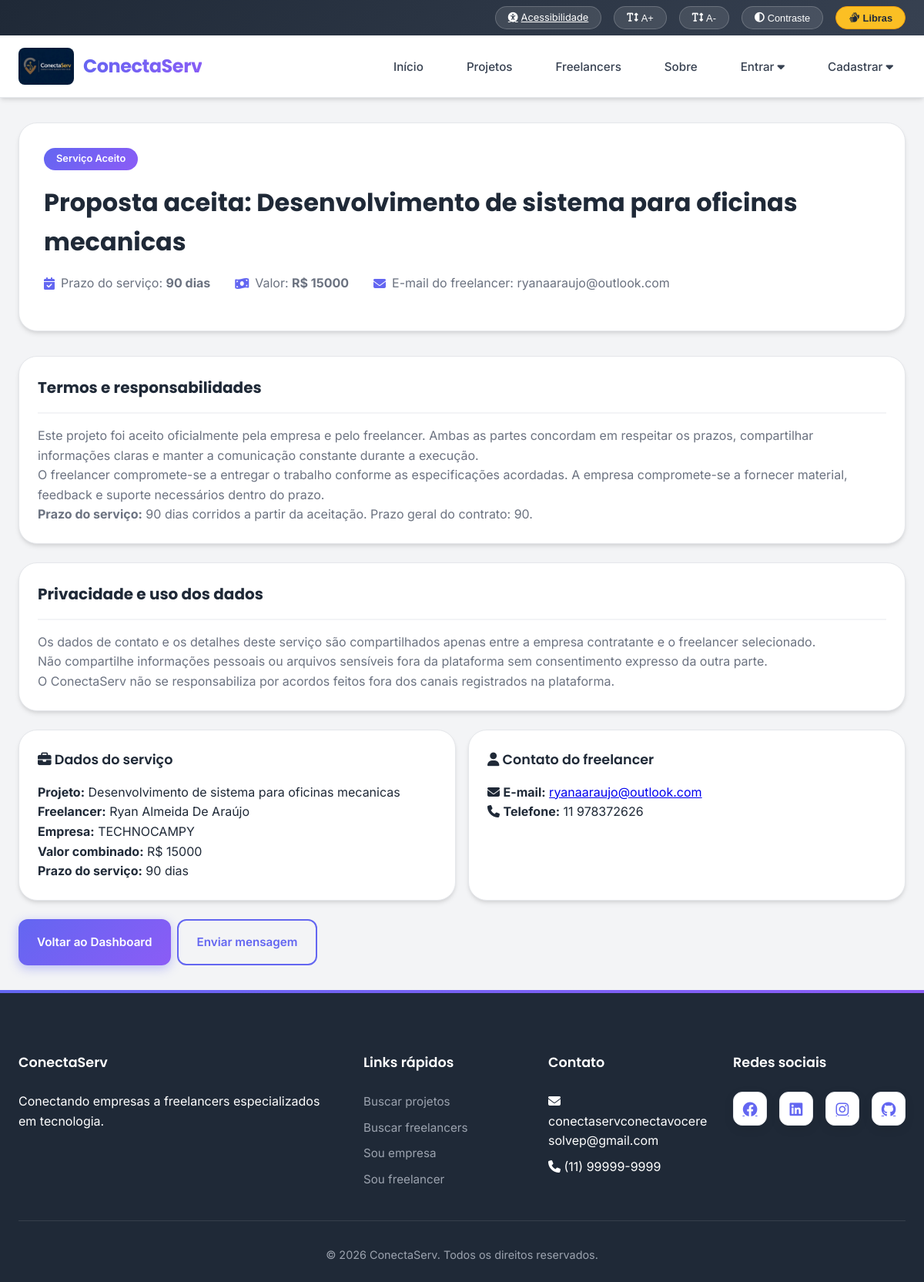
Screenshot of /servico-aceito/3 (signed in) with the database file from the repository.
### tables this page shows
CREATE TABLE projetos (
            id INTEGER PRIMARY KEY AUTOINCREMENT,
            empresa_id INTEGER NOT NULL,
            titulo TEXT NOT NULL,
            descricao TEXT NOT NULL,
            categoria TEXT NOT NULL,
            habilidades_requeridas TEXT,
            presupuesto DECIMAL(10,2),
            prazo DATE,
            nivel_experiencia TEXT,
            status TEXT DEFAULT 'aberto',
            data_criacao TIMESTAMP DEFAULT CURRENT_TIMESTAMP,
            FOREIGN KEY (empresa_id) REFERENCES empresas(id)
        );

CREATE TABLE propostas (
            id INTEGER PRIMARY KEY AUTOINCREMENT,
            projeto_id INTEGER NOT NULL,
            freelancer_id INTEGER NOT NULL,
            valor_proposto DECIMAL(10,2) NOT NULL,
            prazo_dias INTEGER NOT NULL,
            proposta TEXT,
            status TEXT DEFAULT 'pendente',
            data_proposta TIMESTAMP DEFAULT CURRENT_TIMESTAMP,
            FOREIGN KEY (projeto_id) REFERENCES projetos(id),
            FOREIGN KEY (freelancer_id) REFERENCES freelancers(id)
        );

CREATE TABLE users (
            id INTEGER PRIMARY KEY AUTOINCREMENT,
            email TEXT UNIQUE NOT NULL,
            senha TEXT NOT NULL,
            role TEXT NOT NULL CHECK (role IN ('freelancer', 'empresa', 'admin')),
            ativo INTEGER DEFAULT 1,
            data_cadastro TIMESTAMP DEFAULT CURRENT_TIMESTAMP,
            ultimo_login TIMESTAMP
        );

CREATE TABLE freelancers (
            id INTEGER PRIMARY KEY AUTOINCREMENT,
            nome_completo TEXT NOT NULL,
            email TEXT UNIQUE NOT NULL,
            senha TEXT NOT NULL,
            telefone TEXT,
            cpf TEXT UNIQUE,
            data_nascimento DATE,
            cidade TEXT,
            estado TEXT,
            especialidade TEXT,
            habilidades TEXT,
            portfolio TEXT,
            biografia TEXT,
            linkedin TEXT,
            github TEXT,
            hourly_rate DECIMAL(10,2),
            nota_media DECIMAL(3,2) DEFAULT 0,
            total_projetos INTEGER DEFAULT 0,
            projetos_concluidos INTEGER DEFAULT 0,
            taxa_conclusao DECIMAL(5,2) DEFAULT 0,
            tempo_resposta_horas INTEGER DEFAULT 0,
            data_cadastro TIMESTAMP DEFAULT CURRENT_TIMESTAMP,
            status TEXT DEFAULT 'ativo',
            destaque TEXT DEFAULT 'nao'
        , user_id INTEGER);

CREATE TABLE empresas (
            id INTEGER PRIMARY KEY AUTOINCREMENT,
            nome_empresa TEXT NOT NULL,
            cnpj TEXT UNIQUE,
            email TEXT UNIQUE NOT NULL,
            senha TEXT NOT NULL,
            telefone TEXT,
            descricao TEXT,
            setor TEXT,
            site TEXT,
            data_cadastro TIMESTAMP DEFAULT CURRENT_TIMESTAMP,
            status TEXT DEFAULT 'ativo'
        , nota_media DECIMAL(3,2) DEFAULT 0, user_id INTEGER);

### app.py (the view)
@app.route('/servico-aceito/<int:proposta_id>')
@login_required()
def servico_aceito(proposta_id):
    conn = criar_conexao()
    cursor = conn.cursor()
    cursor.execute('''
        SELECT p.*, proj.titulo AS projeto_titulo, proj.presupuesto AS orcamento,
               proj.prazo AS prazo_contrato, proj.empresa_id,
               f.nome_completo AS freelancer_nome, f.telefone AS freelancer_telefone,
               uf.email AS freelancer_email,
               e.nome_empresa AS empresa_nome, e.telefone AS empresa_telefone,
               ue.email AS empresa_email
        FROM propostas p
        JOIN projetos proj ON p.projeto_id = proj.id
        JOIN freelancers f ON p.freelancer_id = f.id
        JOIN users uf ON f.user_id = uf.id
        JOIN empresas e ON proj.empresa_id = e.id
        JOIN users ue ON e.user_id = ue.id
        WHERE p.id = ?
    ''', (proposta_id,))
    proposta = cursor.fetchone()
    conn.close()
    if not proposta:
        flash(MSG.SERVICO_NAO_ENCONTRADO, 'erro')
        return redirect(url_for('index'))
    if 'empresa_id' in session and session['empresa_id'] != proposta['empresa_id']:
        flash(MSG.ACESSO_NEGADO, 'erro')
        return redirect(url_for('index'))
    if 'freelancer_id' in session and session['freelancer_id'] != proposta['freelancer_id']:
        flash(MSG.ACESSO_NEGADO, 'erro')
        return redirect(url_for('index'))
    return render_template('servico_aceito.html', proposta=proposta)

### app.py (called while the page is built)
@app.context_processor
def inject_globals():
    return {
        'flash_messages': get_flashed_messages(with_categories=True),
        'alert_class': lambda category: ALERT_CLASS_MAP.get(category, category),
        'textos': obter_textos(),
        't': obter_textos(),
    }

def login_required(roles=None):
    def decorator(f):
        @wraps(f)
        def decorated_function(*args, **kwargs):
            if 'user_id' not in session:
                flash(MSG.LOGIN_NECESSARIO, 'erro')
                return redirect(url_for('index'))
            if roles and session.get('role') not in roles:
                flash(MSG.SEM_PERMISSAO, 'erro')
                return redirect(url_for('index'))
            return f(*args, **kwargs)
        return decorated_function
    return decorator

### database/database.py (called while the page is built)
def configurar_sqlite(conn):
    conn.execute('PRAGMA journal_mode=WAL')
    conn.execute('PRAGMA busy_timeout=60000')
    conn.execute('PRAGMA synchronous=NORMAL')
    conn.execute('PRAGMA foreign_keys=ON')
    conn.execute('PRAGMA wal_checkpoint(PASSIVE)')

def criar_conexao():
    conn = sqlite3.connect(DB_PATH, timeout=60)
    conn.row_factory = sqlite3.Row
    configurar_sqlite(conn)
    return conn

### textos_pt.py (called while the page is built)
def obter_textos():
    return TEXTOS

### templates/servico_aceito.html (shortened to what this page needs)
{% extends "base.html" %}
{% block content %}
<div class="detalhes-projeto">
    <div class="container">
        <div class="detalhes-header">
            <span class="detalhes-categoria">Serviço Aceito</span>
            <h1 class="detalhes-titulo">Proposta aceita: {{ proposta.projeto_titulo }}</h1>
            <div class="detalhes-meta">
                <div class="detalhes-meta-item">
                    <i class="fas fa-calendar-check"></i>
                    <span>Prazo do serviço: <strong>{{ proposta.prazo_dias }} dias</strong></span>
                </div>
                <div class="detalhes-meta-item">
                    <i class="fas fa-money-bill-wave"></i>
                    <span>Valor: <strong>R$ {{ proposta.valor_proposto }}</strong></span>
                </div>
                <div class="detalhes-meta-item">
                    <i class="fas fa-envelope"></i>
                    <span>E-mail do freelancer: {{ proposta.freelancer_email }}</span>
                </div>
            </div>
        </div>
        <div class="card">
            <div class="card-header">
                <h2 class="card-title">Termos e responsabilidades</h2>
            </div>
            <div class="card-body">
                <p>Este projeto foi aceito oficialmente pela empresa e pelo freelancer. Ambas as partes concordam em respeitar os prazos, compartilhar informações claras e manter a comunicação constante durante a execução.</p>
                <p>O freelancer compromete-se a entregar o trabalho conforme as especificações acordadas. A empresa compromete-se a fornecer material, feedback e suporte necessários dentro do prazo.</p>
                <p><strong>Prazo do serviço:</strong> {{ proposta.prazo_dias }} dias corridos a partir da aceitação. Prazo geral do contrato: {{ proposta.prazo_contrato or 'conforme combinado entre as partes' }}.</p>
            </div>
        </div>
        <div class="card mt-3">
            <div class="card-header">
                <h2 class="card-title">Privacidade e uso dos dados</h2>
            </div>
            <div class="card-body">
                <p>Os dados de contato e os detalhes deste serviço são compartilhados apenas entre a empresa contratante e o freelancer selecionado.</p>
                <p>Não compartilhe informações pessoais ou arquivos sensíveis fora da plataforma sem consentimento expresso da outra parte.</p>
                <p>O ConectaServ não se responsabiliza por acordos feitos fora dos canais registrados na plataforma.</p>
            </div>
        </div>
        <div class="perfil-sidebar" style="margin-top: var(--espaco-grande); display: grid; grid-template-columns: repeat(auto-fit, minmax(280px, 1fr)); gap: var(--espaco-medio);">
            <div class="perfil-card">
                <h3><i class="fas fa-briefcase"></i> Dados do serviço</h3>
                <p><strong>Projeto:</strong> {{ proposta.projeto_titulo }}</p>
                <p><strong>Freelancer:</strong> {{ proposta.freelancer_nome }}</p>
                <p><strong>Empresa:</strong> {{ proposta.empresa_nome }}</p>
                <p><strong>Valor combinado:</strong> R$ {{ proposta.valor_proposto }}</p>
                <p><strong>Prazo do serviço:</strong> {{ proposta.prazo_dias }} dias</p>
            </div>
            {% if session.get('freelancer_id') %}
            <div class="perfil-card" style="border: 2px solid var(--sucesso);">
                <h3><i class="fas fa-building"></i> Contato da empresa (responsável)</h3>
                <p><i class="fas fa-envelope"></i> <strong>E-mail:</strong> <a href="mailto:{{ proposta.empresa_email }}">{{ proposta.empresa_email }}</a></p>
                <p><i class="fas fa-phone"></i> <strong>Telefone:</strong> {{ proposta.empresa_telefone or 'Não informado' }}</p>
                <p style="font-size: 0.9rem; color: var(--cinza-medio); margin-top: 0.75rem;">Use estes dados para alinhar entregas e tirar dúvidas sobre o projeto.</p>
            </div>
            {% else %}
            <div class="perfil-card">
                <h3><i class="fas fa-user"></i> Contato do freelancer</h3>
                <p><i class="fas fa-envelope"></i> <strong>E-mail:</strong> <a href="mailto:{{ proposta.freelancer_email }}">{{ proposta.freelancer_email }}</a></p>
                <p><i class="fas fa-phone"></i> <strong>Telefone:</strong> {{ proposta.freelancer_telefone or 'Não informado' }}</p>
            </div>
            {% endif %}
        </div>
        <div class="mt-3" style="display: flex; gap: var(--espaco-pequeno); flex-wrap: wrap;">
            <a href="{{ url_for('dashboard_empresa') if session.get('empresa_id') else url_for('dashboard_freelancer') }}" class="btn btn-primary btn-small">Voltar ao Dashboard</a>
            <a href="{{ url_for('inbox') }}" class="btn btn-outline btn-small">Enviar mensagem</a>
        </div>
    </div>
</div>
{% endblock %}

### rows the page displays
projetos: projeto_titulo "Desenvolvimento de sistema para oficinas mecanicas", prazo "90"
propostas: prazo_dias "90", valor_proposto "15000"
users: freelancer_email "ryanaaraujo@outlook.com"
freelancers: freelancer_nome "Ryan Almeida De Araújo", telefone "11 978372626"
empresas: empresa_nome "TECHNOCAMPY"

### other values shown
{{ t.nav.acessibilidade }} "Acessibilidade"
{{ t.nav.libras }} "Libras"
{{ t.site.nome }} "ConectaServ"
{{ t.nav.inicio }} "Início"
{{ t.nav.projetos }} "Projetos"
{{ t.nav.freelancers }} "Freelancers"
{{ t.nav.sobre }} "Sobre"
{{ t.nav.entrar }} "Entrar"
{{ t.nav.cadastrar }} "Cadastrar"
{{ t.site.rodape_descricao }} "Conectando empresas a freelancers especializados em tecnologia."
{{ t.footer.links_rapidos }} "Links rápidos"
{{ t.footer.buscar_projetos }} "Buscar projetos"
{{ t.footer.buscar_freelancers }} "Buscar freelancers"
{{ t.footer.sou_empresa }} "Sou empresa"
{{ t.footer.sou_freelancer }} "Sou freelancer"
